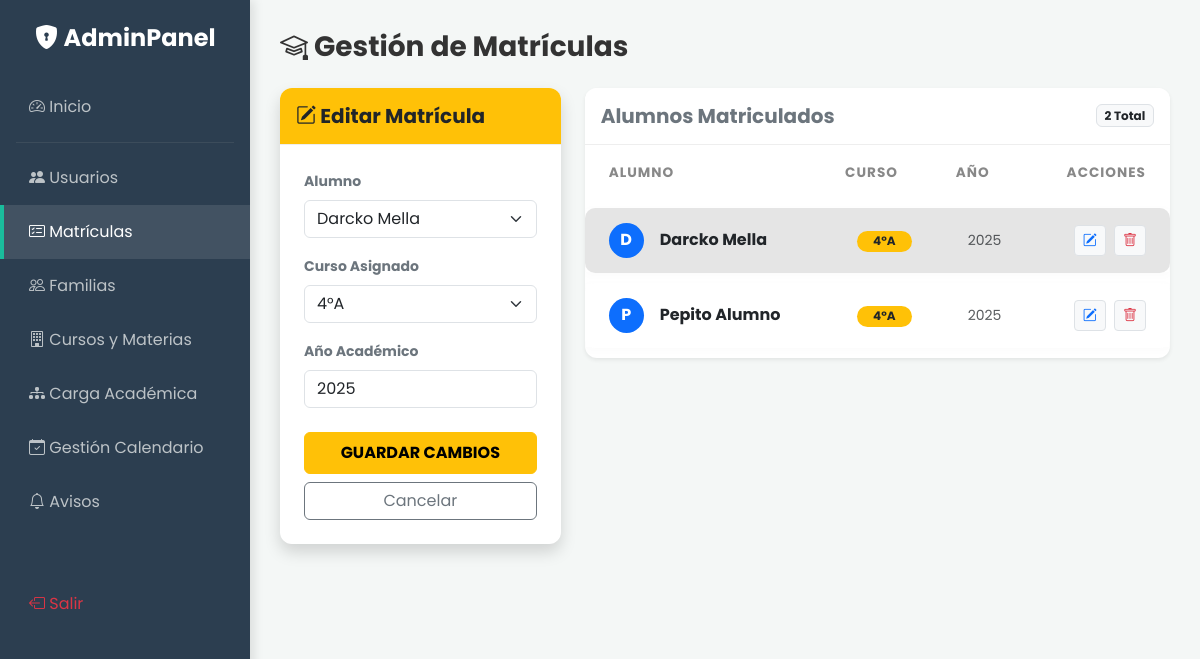
Page /admin/matriculas.php?editar=2 (signed in) on the earlier database version.
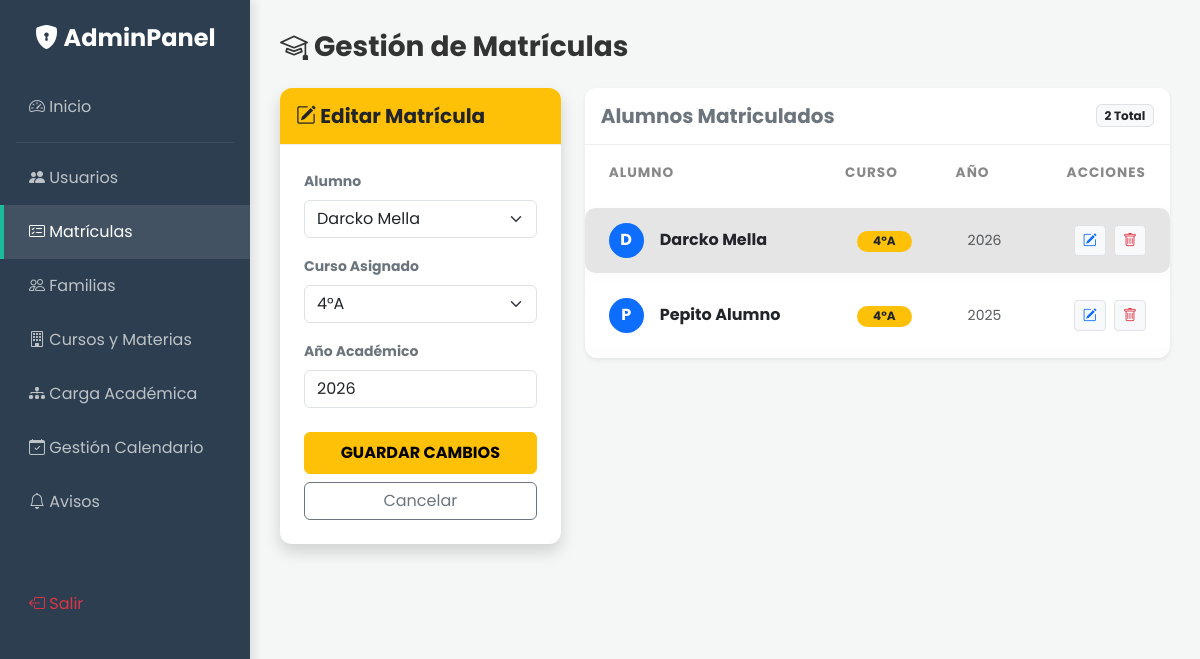
Same page on the later database version.
### tables this page shows
CREATE TABLE `matriculas` (
  `id` int(11) NOT NULL,
  `alumno_id` int(11) NOT NULL,
  `curso_id` int(11) NOT NULL,
  `anio` year(4) DEFAULT 2025
);

CREATE TABLE `usuarios` (
  `id` int(11) NOT NULL,
  `nombre` varchar(100) NOT NULL,
  `email` varchar(100) NOT NULL,
  `password` varchar(255) NOT NULL,
  `rol` enum('director','profesor','alumno','apoderado','administrador') NOT NULL,
  `foto` varchar(255) DEFAULT 'default.jpg',
  `created_at` timestamp NOT NULL DEFAULT current_timestamp()
);

CREATE TABLE `cursos` (
  `id` int(11) NOT NULL,
  `nombre` varchar(50) NOT NULL
);

### admin/matriculas.php (the view, shortened to what the changed rows need)
<?php
require '../config/db.php';
$datos_editar = null;
if (isset($_GET['editar'])) {
    $id_editar = $_GET['editar'];
    $stmtEdit = $pdo->prepare("SELECT * FROM matriculas WHERE id = ?");
    $stmtEdit->execute([$id_editar]);
    $datos_editar = $stmtEdit->fetch();
}
$matriculados = $pdo->query("SELECT m.id, u.nombre as alumno, c.nombre as curso, m.anio
                             FROM matriculas m
                             JOIN usuarios u ON m.alumno_id = u.id
                             JOIN cursos c ON m.curso_id = c.id
                             ORDER BY c.nombre, u.nombre")->fetchAll();
?>
<!DOCTYPE html>
<html lang="es">
<head>
    <link href="https://cdn.jsdelivr.net/npm/bootstrap@5.3.0/dist/css/bootstrap.min.css" rel="stylesheet">
    <link rel="stylesheet" href="https://cdn.jsdelivr.net/npm/bootstrap-icons@1.10.5/font/bootstrap-icons.css">
    <link href="../assets/css/style.css" rel="stylesheet">
</head>
<body>
    <div class="main-content">
        <div class="row">
            <div class="col-lg-4 mb-4">
                <div class="card shadow border-0 sticky-top" style="top: 20px; z-index: 1;">
                    <div class="card-body p-4">
                        <form method="POST" action="matriculas.php">
                            <div class="mb-4">
                                <label class="form-label fw-bold text-secondary small">Año Académico</label>
                                <input type="number" name="anio" class="form-control"
                                       value="<?php echo $datos_editar ? $datos_editar['anio'] : date('Y'); ?>" required>
                            </div>
                        </form>
                    </div>
                </div>
            </div>
            <div class="col-lg-8">
                <div class="card shadow-sm border-0">
                    <div class="card-body p-0">
                        <div class="table-responsive">
                            <table class="table table-modern table-hover mb-0 align-middle">
                                <thead class="bg-light">
                                    <tr>
                                        <th class="ps-4">Alumno</th>
                                        <th>Curso</th>
                                        <th>Año</th>
                                        <th class="text-end pe-4">Acciones</th>
                                    </tr>
                                </thead>
                                <tbody>
                                    <?php foreach($matriculados as $m): ?>
                                        <tr class="<?php echo ($datos_editar && $datos_editar['id'] == $m['id']) ? 'table-active' : ''; ?>">
                                            <td class="ps-4">
                                                <div class="d-flex align-items-center">
                                                    <div class="rounded-circle bg-primary text-white d-flex align-items-center justify-content-center fw-bold me-3" style="width: 35px; height: 35px;">
                                                        <?php echo strtoupper(substr($m['alumno'], 0, 1)); ?>
                                                    </div>
                                                    <span class="fw-bold text-dark"><?php echo $m['alumno']; ?></span>
                                                </div>
                                            </td>
                                            <td>
                                                <span class="badge bg-warning text-dark rounded-pill px-3">
                                                    <?php echo $m['curso']; ?>
                                                </span>
                                            </td>
                                            <td class="text-muted small"><?php echo $m['anio']; ?></td>
                                            <td class="text-end pe-4">
                                                <a href="matriculas.php?editar=<?php echo $m['id']; ?>" class="btn btn-sm btn-light text-primary border me-1" title="Cambiar de curso">
                                                    <i class="bi bi-pencil-square"></i>
                                                </a>
                                                <a href="matriculas.php?borrar=<?php echo $m['id']; ?>"
                                                   class="btn btn-sm btn-light text-danger border"
                                                   onclick="return confirm('¿Estás seguro? Esto eliminará al alumno del curso.')"
                                                   title="Eliminar matrícula">
                                                    <i class="bi bi-trash"></i>
                                                </a>
                                            </td>
                                        </tr>
                                    <?php endforeach; ?>
                                </tbody>
                            </table>
                        </div>
                    </div>
                </div>
            </div>
        </div>
    </div>
</body>
</html>

Differences in the rows shown:
changed matriculas "Darcko Mella": anio "2025" → "2026"
